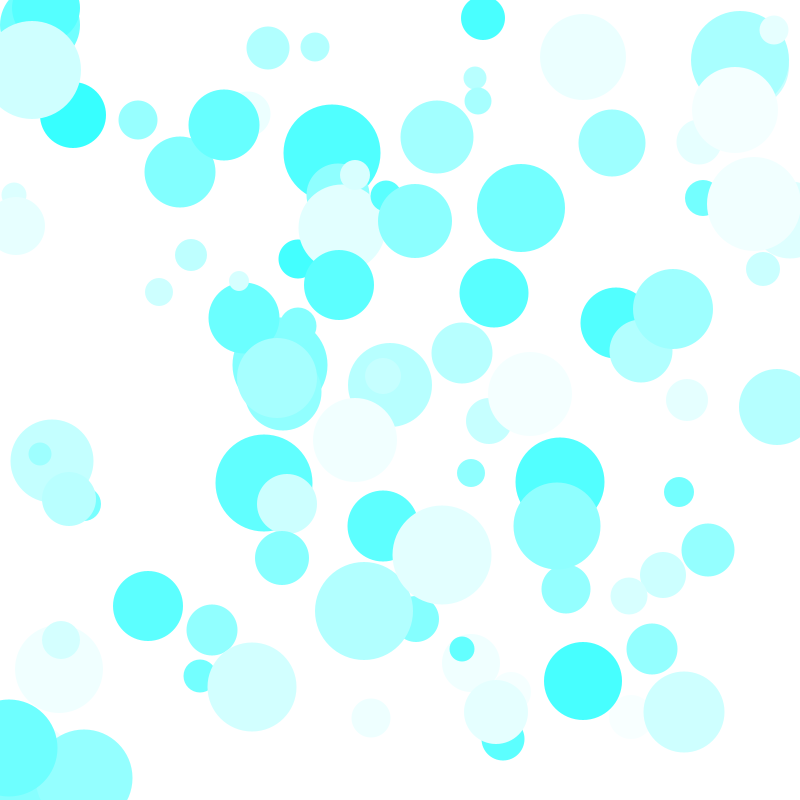
Frame 1 (no input)
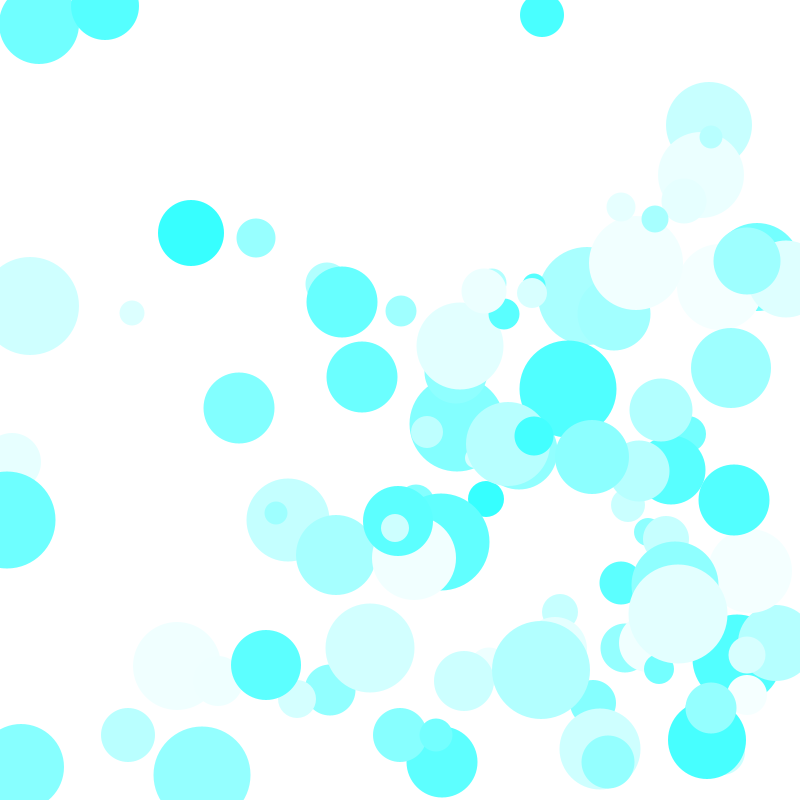
Frame 60 (the mouse pressed at the canvas centre just before this capture)
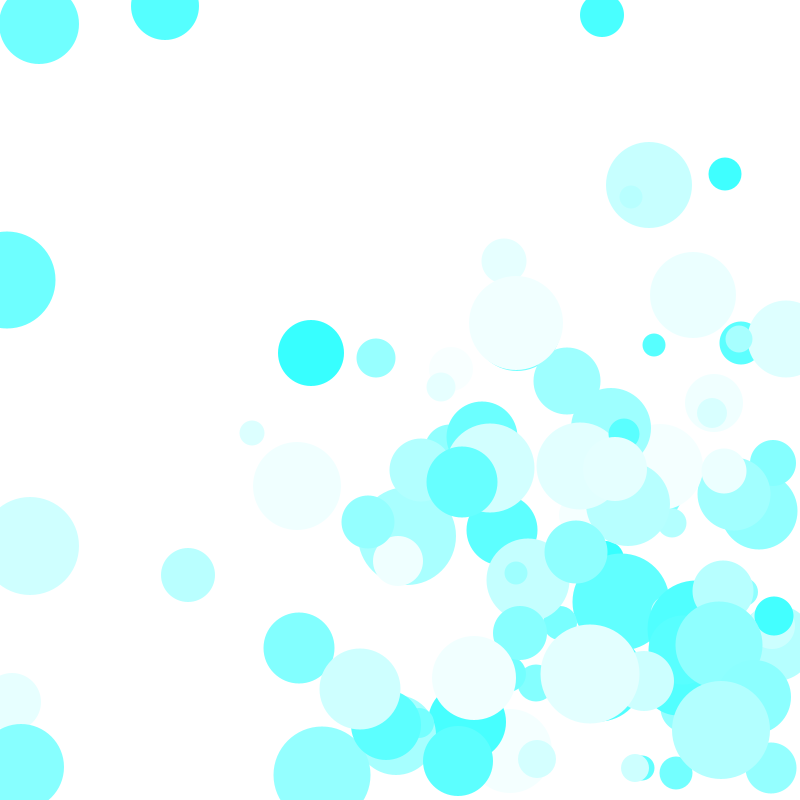
Frame 120 (the mouse held since frame 60 and released just before this capture)

The Processing sketch that drew these frames (run headless with seeded random() and noise(); from frame 60 on, the mouse is pressed at the canvas centre):

// Processing sketch: arrays_bouncingballs
// ── arrays_bouncingballs.pde
int num = 100;
int c = 255;
int [] size = new int[num];
int [] xPos = new int[num];
int [] yPos = new int[num];

int [] xSpeed = new int[num];
int [] ySpeed = new int[num];
int [] Color = new int[c];

void setup(){
  size(800,800);
  for(int i = 0; i<num; i++){
    xPos[i] = int(random(size[i]/2, width-size[i]/2));
    yPos[i] = int(random(size[i]/2, height-size[i]/2));
    
    xSpeed[i] = int(random(1,5));
    ySpeed[i] = int(random(1,5));
    size[i] = int(random(20, 100));
    Color[i] = int(random(51,255));
    
    noStroke();
  }
  
}

void draw(){
 background(255);
 for(int i = 0; i<num; i++){
   xPos[i] = xPos[i] + xSpeed[i];
   yPos[i] = yPos[i] + ySpeed[i];
   fill (Color[i],255,255);
   ellipse(xPos[i], yPos[i],size[i],size[i]);
   
   if(xPos[i] <= size[i]/2 || xPos[i] >=width-size[i]/2){
     xSpeed[i] = xSpeed[i] *-1;
   }
   if(yPos[i] <= size[i]/2 || yPos[i] >=height-size[i]/2){
     ySpeed[i] = ySpeed[i] *-1;
    }
  }  
}
